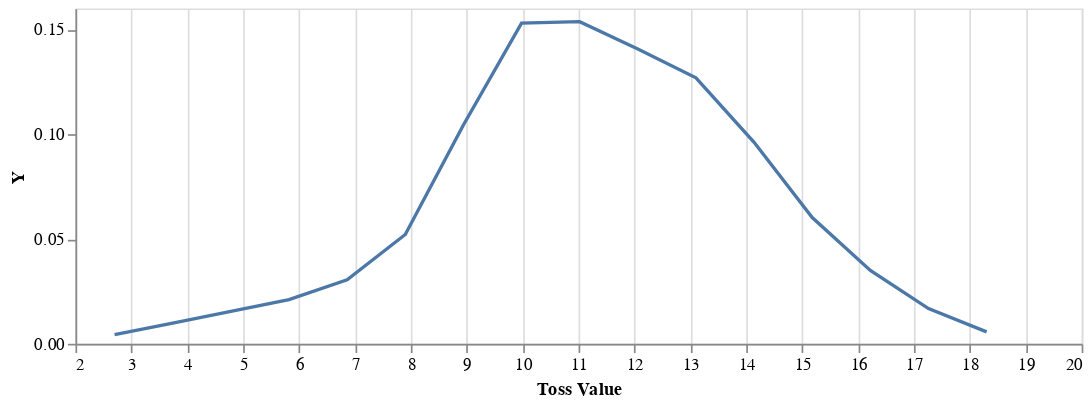

Source (notebook cell):
### Code cell
samples <- takeFromModel 100 (dice 3)
(bins, counts) = kde 10 (fromList (fromIntegral <$> samples))
vlShow $ linePlot (toList bins) (toList counts)

### Figure 1 — Vega-Lite specification as saved in the notebook (floating-point values rounded to 4 significant figures)
{"$schema": "https://vega.github.io/schema/vega-lite/v3.json", "config": {"axis": {"domainWidth": 1}, "selection": {"single": {"on": "dblclick"}}}, "data": {"values": [{"X": 2.7, "Y": 0.004327}, {"X": 3.74, "Y": 0.009839}, {"X": 4.78, "Y": 0.01546}, {"X": 5.82, "Y": 0.02106}, {"X": 6.86, "Y": 0.03053}, {"X": 7.9, "Y": 0.05213}, {"X": 8.94, "Y": 0.1044}, {"X": 9.98, "Y": 0.153}, {"X": 11.02, "Y": 0.1537}, {"X": 12.06, "Y": 0.1406}, {"X": 13.1, "Y": 0.1269}, {"X": 14.14, "Y": 0.0961}, {"X": 15.18, "Y": 0.06019}, {"X": 16.22, "Y": 0.03499}, {"X": 17.26, "Y": 0.01682}, {"X": 18.3, "Y": 0.005706}]}, "description": "Logistic Regression", "encoding": {"x": {"axis": {"grid": true, "title": "Toss Value"}, "field": "X", "type": "quantitative"}, "y": {"axis": {"grid": false}, "field": "Y", "type": "quantitative"}}, "height": 200, "mark": "line", "width": 600}
